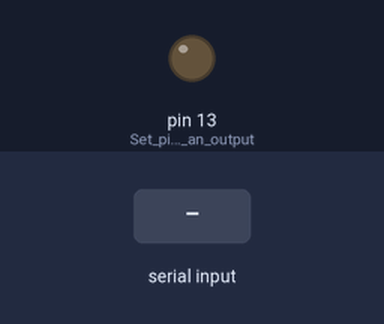
This sketch was run on a simulated Arduino Uno, built with avr-gcc and run on an emulated ATmega328P. Shown: output pins drawn as LEDs (lit = HIGH). The test bench sets the inputs (shaded band).

Above: at 1.2 s.
1.3 s: "80" received over Serial
At 2.7 s:
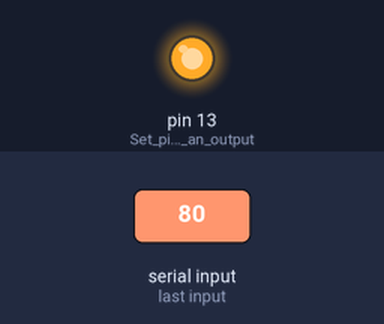
Timing chart, 0 to 4.3 s (numbered marks = the images above; inputs shaded):
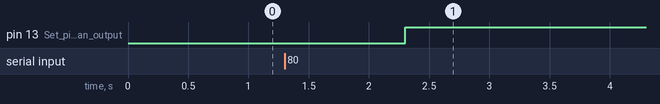

The sketch:

battery_sensor.ino
```cpp
bool ledOn = false;

void setup() {
  pinMode(13, OUTPUT);  // Set pin 13 as an output
  Serial.begin(9600);   // Start serial communication at 9600 bps
}

void loop() {
  if (Serial.available()) {  // If data is available to read
    String data = Serial.readString();  // Read the data
    if (data == "80" && !ledOn) {  // If the data is "80" and the LED is not already on
      digitalWrite(13, HIGH);  // Turn on the LED
      ledOn = true;  // Set the flag to indicate the LED is on
    }
  }
}
```

Measured:
- after the input at 1.3 s, pin 13 (Set_pin_13_as_an_output): LOW → HIGH after 1.0 s
